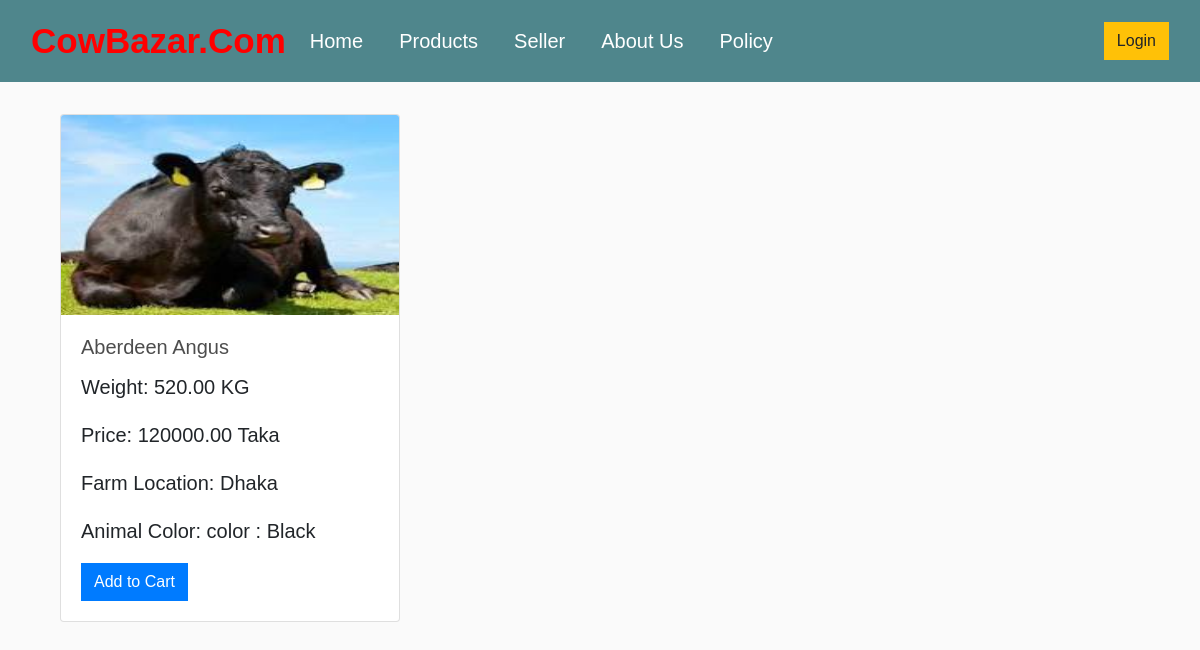
/home/, run on an earlier commit of the app's database.
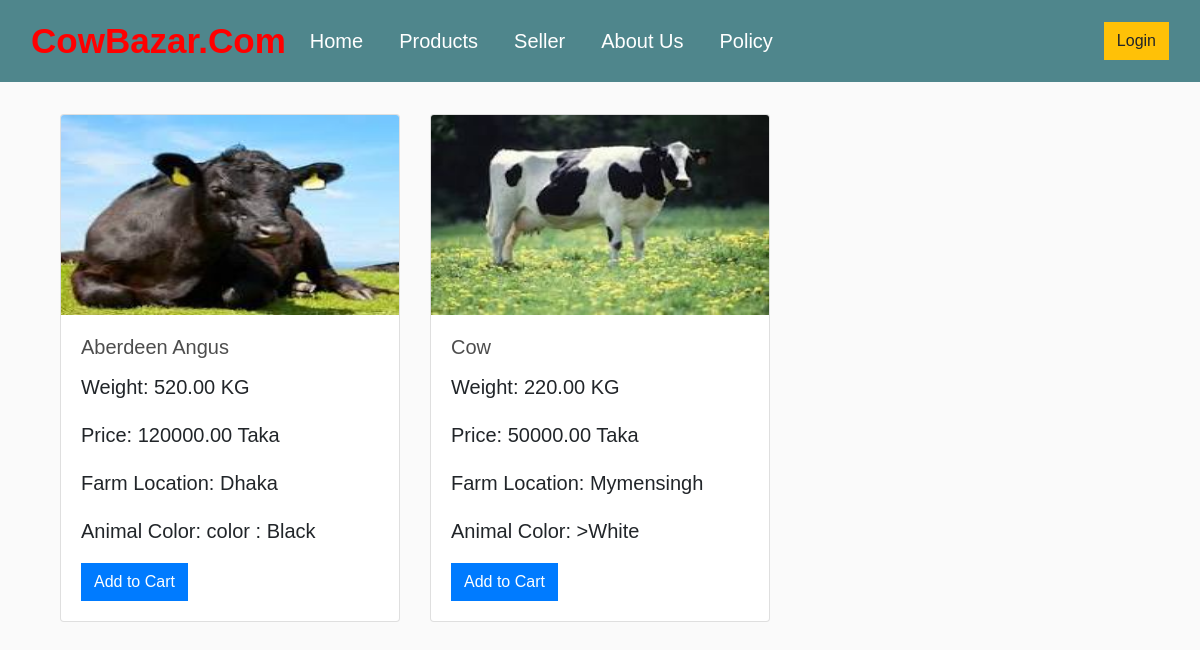
And on a later commit of the database.
### home/models.py (models this page shows)
class Animal(models.Model):
    user = models.ForeignKey(User, on_delete=models.SET_NULL, null=True, blank=True)
    Animal_name = models.CharField(max_length=100)
    Animal_Weight = models.DecimalField(max_digits=10, decimal_places=2)
    Animal_Prize = models.DecimalField(max_digits=10, decimal_places=2)
    Animal_Farm = models.CharField(max_length=100, default='Unknown')
    Animal_color = models.CharField(max_length=100, default='Unknown')
    Animal_description = models.TextField()
    Animal_image = models.ImageField(upload_to='animal_images', default='')

### home/views.py (the view)
# urls.py: 2. Add a URL to urlpatterns:  path('', views.home, name='home')
def home(request):
    animals = Animal.objects.all()
    return render(request, 'home.html', {'animals': animals})

### home/templates/Home.html (shortened to what this page needs)
{% extends "base.html" %}
{% load static %}
{% block start %}
<div class="container">
  <div class="row">
    {% for animal in animals %}
    <div class="col-md-4">
      <div class="card">
        <img src="{{ animal.Animal_image.url }}" class="card-img-top" style="height: 200px">
        <div class="card-body">
          <h5 class="card-title">{{ animal.Animal_name }}</h5>
          <p class="card-text">Weight: {{ animal.Animal_Weight }} KG</p>
          <p class="card-text">Price: {{ animal.Animal_Prize }} Taka</p>
          <p class="card-text">Farm Location: {{ animal.Animal_Farm }}</p>
          <p class="card-text">Animal Color: {{ animal.Animal_description }}</p>
          <form action="{% url 'cart' %}" method="post">
            <button type="submit" class="btn btn-primary">Add to Cart</button>
          </form>
        </div>
      </div>
    </div>
    {% endfor %}
  </div>
</div>
{% endblock %}

### home/templates/base.html (shortened to what this page needs)
{% load static %}
<!DOCTYPE html>
<head>
    <link rel="stylesheet" href="https://stackpath.bootstrapcdn.com/bootstrap/4.4.1/css/bootstrap.min.css"
>
    <link rel="stylesheet" type="text/css" href="{% static 'css/main.css' %}">
</head>
<body>
    <nav class="navbar navbar-expand-lg navbar-dark bg-dark ">
        <div class="container-fluid">
            <a class="navbar-brand" href="{% url 'home' %}" style="font-size: 35px; color:red; font-weight: bold;">CowBazar.Com</a>
            <div class="collapse navbar-collapse" id="navbarSupportedContent">
                <ul class="navbar-nav me-auto mb-2 mb-lg-0 justify-content-end">
                    <li class="nav-item">
                        <a class="nav-link active" aria-current="page" href="{% url 'blogs' %}">Home</a>
                    </li>
                    <li class="nav-item">
                        <a class="nav-link active" aria-current="page" href="{% url 'home' %}">Products</a>
                    </li>
                    <li class="nav-item">
                        <a class="nav-link active" aria-current="page" href="{% url 'seller' %}">Seller</a>
                    </li>
                    <li class="nav-item">
                        <a class="nav-link active" aria-current="page" href="{% url 'farm' %}">About Us</a>
                    </li>
                    <li class="nav-item">
                        <a class="nav-link active" aria-current="page" href="{% url 'maps' %}">Policy</a>
                    </li>
                </ul>
            </div>
            <div class="form-inline my-2 my-lg-0">
                {% if request.user.is_authenticated %}
                <a href="/logout/" class="btn btn-success me-2 d-flex">Logout</a>
                <a href="{% url 'cart' %}" class="me-2 d-flex">
                    <img id="cart-icon" src="{% static 'images/cart.png' %}">
                </a>
                <p id="cart-total" class="mt-2">0</p>
                <a href="#" class="me-2 d-flex">
                    <img></img>
                </a>
                {% else %}
                <a href="{% url 'login' %}" class="btn btn-warning me-2 d-flex">Login</a>
                {% endif %}
            </div>
        </div>
    </nav>
    <div class="container">
        <br>
        {% block start %}
        {% endblock %}
    </div>
</body>
</html>

### static/css/main.css (style rules this page uses)
body { background-color: hsl(0, 0%, 98%); }
h1,h2,h3,h4,h5,h6 { color:hsl(0, 0%, 30%); }
.bg-dark { background-color: #4f868c!important; }
.btn { border-radius: 0; }

What changed in the data, as far as the page shows it:
added Animal: Animal_image (picture), Animal_name "Cow", Animal_Weight "220.00", Animal_Prize "50000.00", Animal_Farm "Mymensingh", Animal_description ">White"
